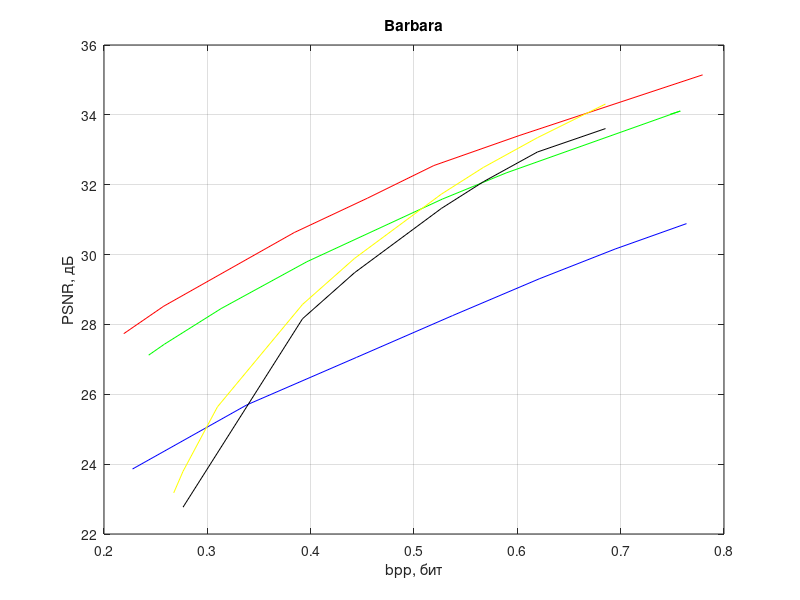

Write the MATLAB code that produced this figure.
% JPEG
y = [23.8608 25.6992 27.0546 28.2538 29.3059 30.1596 30.8861];
x = [0.2276 0.3384 0.4442 0.5374 0.6212 0.6947 0.7637];
plot(x, y, 'b')
hold on
grid on
title('Barbara')
xlabel('bpp, бит')
ylabel('PSNR, дБ')

% JPEG 200
y = [27.7351 28.5223 30.6306 31.6155 32.5490 33.4063  35.1452 ];
x = [0.2191 0.2578 0.3841 0.4550 0.5192 0.6017 0.7793];
plot(x, y, 'r')

% Контекстное кодирование
y = [34.01681261336805 34.108987541722016 32.33765031651435 31.58831744122105...
    29.797040166015016 28.45372933122453 27.433983725428487 27.1209927784992 ];
x = [0.747833251953125 0.757720947265625 0.589202880859375 0.52740478515625 0.396453857421875...
    0.313323974609375 0.258453369140625 0.24322509765625];
plot(x, y, 'g')

% Лес
y = [34.31042188853107 33.34600151248229 32.494401359500024 31.73237739264571 29.890180338874085 28.57258909396281...
    25.64118540807772 23.792562275736046 23.176496202963595];
x = [0.685302734375 0.619415283203125 0.567108154296875 0.526580810546875 0.44244384765625 0.392120361328125...
    0.309814453125 0.276458740234375 0.2674560546875];
plot(x, y, 'y')

% Пни
y = [33.607226536578985 32.9364154356932 32.0848152827 31.32279131585 29.4805942620850 28.16300301...
    22.766910126174];
x = [0.685302734375 0.619415283203125 0.567108154296875 0.526580810546875 0.44244384765625 0.392120361328125...
    0.276458740234375];
plot(x, y, 'k')
